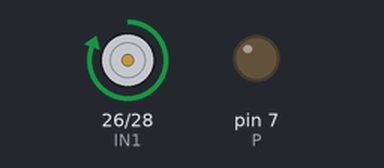
A sketch run on a simulated Arduino Mega 2560, built with avr-gcc and run on an emulated ATmega2560. On the bench: motor-driver pin pairs drawn as motors (green arrow = first pin HIGH = forward, orange = second pin HIGH = backward, longer = more drive), output pins drawn as LEDs (lit = HIGH).

Above: at 0.05 s.
At 6.65 s:
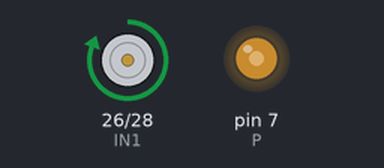
At 13.25 s:
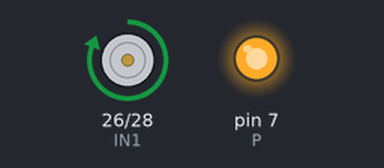
At 26.55 s:
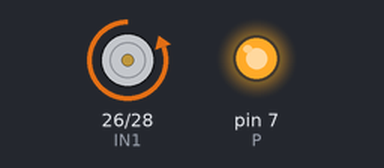
Timing chart, 0 to 34.6 s (numbered marks = the images above):
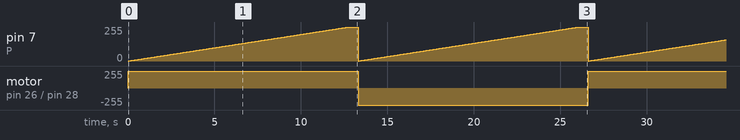

The sketch:

Copy_of_Super_Hercules_Forward_PWM_and_Backward_PWM.ino
```cpp
int i = 0,
IN1 = 26,
IN2 = 28,
P = 7;

void setup()
{
 pinMode(IN1, OUTPUT);
 pinMode(IN2, OUTPUT);
 digitalWrite(IN1, LOW);
 digitalWrite(IN2, LOW);
}

void loop()
{
 digitalWrite(IN1, HIGH);
 digitalWrite(IN2, LOW);
 for(i = 0; i<=255; i++) // go to full speed from 0 to 255
 {
   analogWrite(P,i);
   delay(50);
 }
 i=0; //stop
 delay(500);
 digitalWrite(IN1, LOW);
 digitalWrite(IN2, HIGH);
 for(i = 0; i<=255; i++)
 { analogWrite(P,i); // go to full speed from 0 to 255
   delay(50);
 }
 i=0; // stop
 delay(500);
}
```

Measured:
- by itself, pin 7 (P): ramps from 0/255 to 255/255 and jumps back, once every 13.3 s
- by itself, motor on pin 26 (IN1) / pin 28 (IN2): alternates forward 255/255 for 13.3 s and backward 255/255 for 13.3 s
